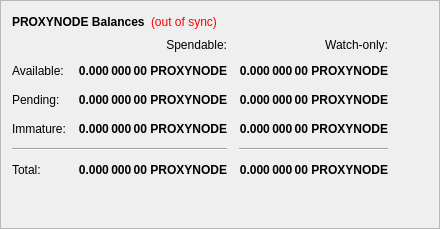
        <widget class="QFrame" name="frame">
         <property name="frameShape">
          <enum>QFrame::StyledPanel</enum>
         </property>
         <property name="frameShadow">
          <enum>QFrame::Raised</enum>
         </property>
         <layout class="QVBoxLayout" name="verticalLayout_4">
          <item>
           <layout class="QHBoxLayout" name="horizontalLayout_4">
            <item>
             <widget class="QLabel" name="label_5">
              <property name="font">
               <font>
                <weight>75</weight>
                <bold>true</bold>
               </font>
              </property>
              <property name="text">
               <string>PROXYNODE Balances</string>
              </property>
             </widget>
            </item>
            <item>
             <widget class="QLabel" name="labelWalletStatus">
              <property name="cursor">
               <cursorShape>WhatsThisCursor</cursorShape>
              </property>
              <property name="toolTip">
               <string>The displayed information may be out of date. Your wallet automatically synchronizes with the PROXYNODE network after a connection is established, but this process has not completed yet.</string>
              </property>
              <property name="styleSheet">
               <string notr="true">QLabel { color: red; }</string>
              </property>
              <property name="text">
               <string notr="true">(out of sync)</string>
              </property>
              <property name="alignment">
               <set>Qt::AlignLeading|Qt::AlignLeft|Qt::AlignVCenter</set>
              </property>
             </widget>
            </item>
            <item>
             <spacer name="horizontalSpacer_3">
              <property name="orientation">
               <enum>Qt::Horizontal</enum>
              </property>
              <property name="sizeHint" stdset="0">
               <size>
                <width>40</width>
                <height>20</height>
               </size>
              </property>
             </spacer>
            </item>
           </layout>
          </item>
          <item>
           <layout class="QGridLayout" name="gridLayout">
            <property name="spacing">
             <number>12</number>
            </property>
            <item row="2" column="2">
             <widget class="QLabel" name="labelWatchPending">
              <property name="font">
               <font>
                <weight>75</weight>
                <bold>true</bold>
               </font>
              </property>
              <property name="cursor">
               <cursorShape>IBeamCursor</cursorShape>
              </property>
              <property name="toolTip">
               <string>Unconfirmed transactions to watch-only addresses</string>
              </property>
              <property name="text">
               <string notr="true">0.000 000 00 PROXYNODE</string>
              </property>
              <property name="alignment">
               <set>Qt::AlignRight|Qt::AlignTrailing|Qt::AlignVCenter</set>
              </property>
              <property name="textInteractionFlags">
               <set>Qt::LinksAccessibleByMouse|Qt::TextSelectableByKeyboard|Qt::TextSelectableByMouse</set>
              </property>
             </widget>
            </item>
            <item row="2" column="1">
             <widget class="QLabel" name="labelUnconfirmed">
              <property name="font">
               <font>
                <weight>75</weight>
                <bold>true</bold>
               </font>
              </property>
              <property name="cursor">
               <cursorShape>IBeamCursor</cursorShape>
              </property>
              <property name="toolTip">
               <string>Total of transactions that have yet to be confirmed, and do not yet count toward the spendable balance</string>
              </property>
              <property name="text">
               <string notr="true">0.000 000 00 PROXYNODE</string>
              </property>
              <property name="alignment">
               <set>Qt::AlignRight|Qt::AlignTrailing|Qt::AlignVCenter</set>
              </property>
              <property name="textInteractionFlags">
               <set>Qt::LinksAccessibleByMouse|Qt::TextSelectableByKeyboard|Qt::TextSelectableByMouse</set>
              </property>
             </widget>
            </item>
            <item row="3" column="2">
             <widget class="QLabel" name="labelWatchImmature">
              <property name="font">
               <font>
                <weight>75</weight>
                <bold>true</bold>
               </font>
              </property>
              <property name="cursor">
               <cursorShape>IBeamCursor</cursorShape>
              </property>
              <property name="toolTip">
               <string>Staked or masternode rewards in watch-only addresses that has not yet matured</string>
              </property>
              <property name="text">
               <string notr="true">0.000 000 00 PROXYNODE</string>
              </property>
              <property name="alignment">
               <set>Qt::AlignRight|Qt::AlignTrailing|Qt::AlignVCenter</set>
              </property>
              <property name="textInteractionFlags">
               <set>Qt::LinksAccessibleByMouse|Qt::TextSelectableByKeyboard|Qt::TextSelectableByMouse</set>
              </property>
             </widget>
            </item>
            <item row="4" column="0" colspan="2">
             <widget class="Line" name="lineSpendableBalance">
              <property name="orientation">
               <enum>Qt::Horizontal</enum>
              </property>
             </widget>
            </item>
            <item row="4" column="2">
             <widget class="Line" name="lineWatchBalance">
              <property name="sizePolicy">
               <sizepolicy hsizetype="Preferred" vsizetype="Fixed">
                <horstretch>0</horstretch>
                <verstretch>0</verstretch>
               </sizepolicy>
              </property>
              <property name="minimumSize">
               <size>
                <width>140</width>
                <height>0</height>
               </size>
              </property>
              <property name="orientation">
               <enum>Qt::Horizontal</enum>
              </property>
             </widget>
            </item>
            <item row="5" column="0">
             <widget class="QLabel" name="labelTotalText">
              <property name="text">
               <string>Total:</string>
              </property>
             </widget>
            </item>
            <item row="3" column="1">
             <widget class="QLabel" name="labelImmature">
              <property name="font">
               <font>
                <weight>75</weight>
                <bold>true</bold>
               </font>
              </property>
              <property name="cursor">
               <cursorShape>IBeamCursor</cursorShape>
              </property>
              <property name="toolTip">
               <string>Staked or masternode rewards that has not yet matured</string>
              </property>
              <property name="text">
               <string notr="true">0.000 000 00 PROXYNODE</string>
              </property>
              <property name="alignment">
               <set>Qt::AlignRight|Qt::AlignTrailing|Qt::AlignVCenter</set>
              </property>
              <property name="textInteractionFlags">
               <set>Qt::LinksAccessibleByMouse|Qt::TextSelectableByKeyboard|Qt::TextSelectableByMouse</set>
              </property>
             </widget>
            </item>
            <item row="2" column="3">
             <spacer name="horizontalSpacer_2">
              <property name="orientation">
               <enum>Qt::Horizontal</enum>
              </property>
              <property name="sizeHint" stdset="0">
               <size>
                <width>40</width>
                <height>20</height>
               </size>
              </property>
             </spacer>
            </item>
            <item row="3" column="0">
             <widget class="QLabel" name="labelImmatureText">
              <property name="text">
               <string>Immature:</string>
              </property>
             </widget>
            </item>
            <item row="5" column="1">
             <widget class="QLabel" name="labelTotal">
              <property name="font">
               <font>
                <weight>75</weight>
                <bold>true</bold>
               </font>
              </property>
              <property name="cursor">
               <cursorShape>IBeamCursor</cursorShape>
              </property>
              <property name="toolTip">
               <string>Your current total balance</string>
              </property>
              <property name="text">
               <string notr="true">0.000 000 00 PROXYNODE</string>
              </property>
              <property name="alignment">
               <set>Qt::AlignRight|Qt::AlignTrailing|Qt::AlignVCenter</set>
              </property>
              <property name="textInteractionFlags">
               <set>Qt::LinksAccessibleByMouse|Qt::TextSelectableByKeyboard|Qt::TextSelectableByMouse</set>
              </property>
             </widget>
            </item>
            <item row="5" column="2">
             <widget class="QLabel" name="labelWatchTotal">
              <property name="font">
               <font>
                <weight>75</weight>
                <bold>true</bold>
               </font>
              </property>
              <property name="cursor">
               <cursorShape>IBeamCursor</cursorShape>
              </property>
              <property name="toolTip">
               <string>Current total balance in watch-only addresses</string>
              </property>
              <property name="text">
               <string notr="true">0.000 000 00 PROXYNODE</string>
              </property>
              <property name="alignment">
               <set>Qt::AlignRight|Qt::AlignTrailing|Qt::AlignVCenter</set>
              </property>
              <property name="textInteractionFlags">
               <set>Qt::LinksAccessibleByMouse|Qt::TextSelectableByKeyboard|Qt::TextSelectableByMouse</set>
              </property>
             </widget>
            </item>
            <item row="0" column="2">
             <widget class="QLabel" name="labelWatchonly">
              <property name="text">
               <string>Watch-only:</string>
              </property>
              <property name="alignment">
               <set>Qt::AlignRight|Qt::AlignTrailing|Qt::AlignVCenter</set>
              </property>
             </widget>
            </item>
            <item row="1" column="0">
             <widget class="QLabel" name="labelBalanceText">
              <property name="text">
               <string>Available:</string>
              </property>
             </widget>
            </item>
            <item row="1" column="1">
             <widget class="QLabel" name="labelBalance">
              <property name="font">
               <font>
                <weight>75</weight>
                <bold>true</bold>
               </font>
              </property>
              <property name="cursor">
               <cursorShape>IBeamCursor</cursorShape>
              </property>
              <property name="toolTip">
               <string>Your current spendable balance</string>
              </property>
              <property name="text">
               <string notr="true">0.000 000 00 PROXYNODE</string>
              </property>
              <property name="alignment">
               <set>Qt::AlignRight|Qt::AlignTrailing|Qt::AlignVCenter</set>
              </property>
              <property name="textInteractionFlags">
               <set>Qt::LinksAccessibleByMouse|Qt::TextSelectableByKeyboard|Qt::TextSelectableByMouse</set>
              </property>
             </widget>
            </item>
            <item row="1" column="2">
             <widget class="QLabel" name="labelWatchAvailable">
              <property name="font">
               <font>
                <weight>75</weight>
                <bold>true</bold>
               </font>
              </property>
              <property name="cursor">
               <cursorShape>IBeamCursor</cursorShape>
              </property>
              <property name="toolTip">
               <string>Your current balance in watch-only addresses</string>
              </property>
              <property name="text">
               <string notr="true">0.000 000 00 PROXYNODE</string>
              </property>
              <property name="alignment">
               <set>Qt::AlignRight|Qt::AlignTrailing|Qt::AlignVCenter</set>
              </property>
              <property name="textInteractionFlags">
               <set>Qt::LinksAccessibleByMouse|Qt::TextSelectableByKeyboard|Qt::TextSelectableByMouse</set>
              </property>
             </widget>
            </item>
            <item row="2" column="0">
             <widget class="QLabel" name="labelPendingText">
              <property name="text">
               <string>Pending:</string>
              </property>
             </widget>
            </item>
            <item row="0" column="1">
             <widget class="QLabel" name="labelSpendable">
              <property name="text">
               <string>Spendable:</string>
              </property>
              <property name="alignment">
               <set>Qt::AlignRight|Qt::AlignTrailing|Qt::AlignVCenter</set>
              </property>
             </widget>
            </item>
           </layout>
          </item>
          <item>
           <spacer name="verticalSpacer_4">
            <property name="orientation">
             <enum>Qt::Vertical</enum>
            </property>
            <property name="sizeHint" stdset="0">
             <size>
              <width>20</width>
              <height>40</height>
             </size>
            </property>
           </spacer>
          </item>
         </layout>
        </widget>
